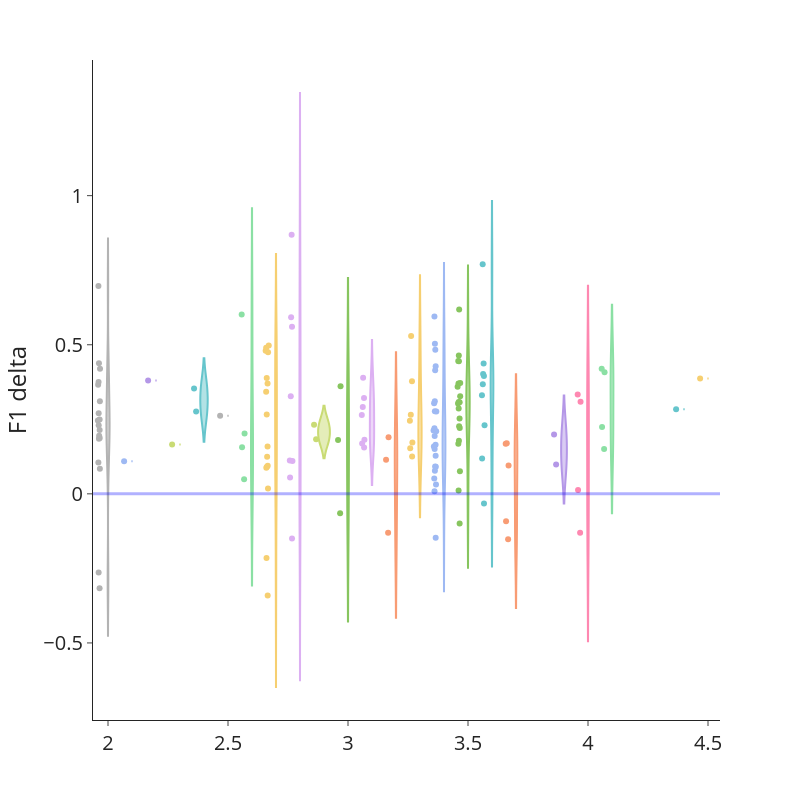

The notebook cell this image was saved under:
### Markdown cell above
#### Plots

### Code cell
import plotly.express as px


fig = px.violin(best_scores, x=traitname, y="progress", points = 'all', color = traitname,color_discrete_sequence= px.colors.qualitative.Pastel)


fig.update_layout(
    template='simple_white',
    width = 800, height=800,
    yaxis_title='F1 delta',
    xaxis_title='',
    font=dict(size=20),
    showlegend=False)
    

fig.add_shape(type="line",
    xref="paper",
    x0=0, y0=0,
    x1=1, y1=0,
    line=dict(
        color="blue",
        width=3,
    ))

fig.show()

### Figure 1 — Plotly figure (JSON) as saved in the notebook; plotly's stock layout.template omitted (floating-point values rounded to 4 significant figures)
{"data": [{"alignmentgroup": "True", "box": {"visible": false}, "hovertemplate": "Troph=%{x}<br>progress=%{y}<extra></extra>", "legendgroup": "3.6", "marker": {"color": "rgb(102, 197, 204)"}, "name": "3.6", "offsetgroup": "3.6", "orientation": "v", "points": "all", "scalegroup": "True", "showlegend": true, "type": "violin", "x": [3.6, 3.6, 3.6, 3.6, 3.6, 3.6, 3.6, 3.6, 3.6], "x0": " ", "xaxis": "x", "y": [0.1182, 0.3304, -0.03249, 0.2298, 0.4023, 0.7702, 0.3674, 0.395, 0.437], "y0": " ", "yaxis": "y"}, {"alignmentgroup": "True", "box": {"visible": false}, "hovertemplate": "Troph=%{x}<br>progress=%{y}<extra></extra>", "legendgroup": "2.7", "marker": {"color": "rgb(246, 207, 113)"}, "name": "2.7", "offsetgroup": "2.7", "orientation": "v", "points": "all", "scalegroup": "True", "showlegend": true, "type": "violin", "x": [2.7, 2.7, 2.7, 2.7, 2.7, 2.7, 2.7, 2.7, 2.7, 2.7, 2.7, 2.7, 2.7, 2.7, 2.7, 2.7], "x0": " ", "xaxis": "x", "y": [0.01767, 0.1587, -0.3407, 0.09092, -0.2153, 0.3698, 0.1241, 0.08786, 0.09394, 0.4975, 0.3422, 0.2659, 0.4802, 0.4745, 0.3889, 0.4903], "y0": " ", "yaxis": "y"}, {"alignmentgroup": "True", "box": {"visible": false}, "hovertemplate": "Troph=%{x}<br>progress=%{y}<extra></extra>", "legendgroup": "3.7", "marker": {"color": "rgb(248, 156, 116)"}, "name": "3.7", "offsetgroup": "3.7", "orientation": "v", "points": "all", "scalegroup": "True", "showlegend": true, "type": "violin", "x": [3.7, 3.7, 3.7, 3.7, 3.7], "x0": " ", "xaxis": "x", "y": [-0.09159, 0.09536, -0.1521, 0.1683, 0.1699], "y0": " ", "yaxis": "y"}, {"alignmentgroup": "True", "box": {"visible": false}, "hovertemplate": "Troph=%{x}<br>progress=%{y}<extra></extra>", "legendgroup": "2.8", "marker": {"color": "rgb(220, 176, 242)"}, "name": "2.8", "offsetgroup": "2.8", "orientation": "v", "points": "all", "scalegroup": "True", "showlegend": true, "type": "violin", "x": [2.8, 2.8, 2.8, 2.8, 2.8, 2.8, 2.8, 2.8], "x0": " ", "xaxis": "x", "y": [0.1105, -0.1499, 0.05521, 0.1117, 0.327, 0.5607, 0.5924, 0.8687], "y0": " ", "yaxis": "y"}, {"alignmentgroup": "True", "box": {"visible": false}, "hovertemplate": "Troph=%{x}<br>progress=%{y}<extra></extra>", "legendgroup": "3.5", "marker": {"color": "rgb(135, 197, 95)"}, "name": "3.5", "offsetgroup": "3.5", "orientation": "v", "points": "all", "scalegroup": "True", "showlegend": true, "type": "violin", "x": [3.5, 3.5, 3.5, 3.5, 3.5, 3.5, 3.5, 3.5, 3.5, 3.5, 3.5, 3.5, 3.5, 3.5, 3.5, 3.5, 3.5, 3.5, 3.5, 3.5], "x0": " ", "xaxis": "x", "y": [0.2525, -0.09987, 0.1682, 0.07582, 0.01113, 0.3073, 0.2862, 0.2265, 0.6178, 0.4454, 0.1783, 0.3084, 0.4638, 0.2207, 0.3593, 0.3273, 0.3028, 0.37, 0.3719, 0.4446], "y0": " ", "yaxis": "y"}, {"alignmentgroup": "True", "box": {"visible": false}, "hovertemplate": "Troph=%{x}<br>progress=%{y}<extra></extra>", "legendgroup": "3.4", "marker": {"color": "rgb(158, 185, 243)"}, "name": "3.4", "offsetgroup": "3.4", "orientation": "v", "points": "all", "scalegroup": "True", "showlegend": true, "type": "violin", "x": [3.4, 3.4, 3.4, 3.4, 3.4, 3.4, 3.4, 3.4, 3.4, 3.4, 3.4, 3.4, 3.4, 3.4, 3.4, 3.4, 3.4, 3.4, 3.4, 3.4, 3.4, 3.4, 3.4, 3.4], "x0": " ", "xaxis": "x", "y": [0.05125, 0.09073, 0.03142, 0.09175, 0.07725, -0.1475, 0.008736, 0.1505, 0.2772, 0.2203, 0.2122, 0.1281, 0.1936, 0.1584, 0.1643, 0.2102, 0.4281, 0.3038, 0.2764, 0.595, 0.3103, 0.4828, 0.5035, 0.4146], "y0": " ", "yaxis": "y"}, {"alignmentgroup": "True", "box": {"visible": false}, "hovertemplate": "Troph=%{x}<br>progress=%{y}<extra></extra>", "legendgroup": "4.0", "marker": {"color": "rgb(254, 136, 177)"}, "name": "4.0", "offsetgroup": "4.0", "orientation": "v", "points": "all", "scalegroup": "True", "showlegend": true, "type": "violin", "x": [4, 4, 4, 4], "x0": " ", "xaxis": "x", "y": [0.01253, -0.1301, 0.3086, 0.3336], "y0": " ", "yaxis": "y"}, {"alignmentgroup": "True", "box": {"visible": false}, "hovertemplate": "Troph=%{x}<br>progress=%{y}<extra></extra>", "legendgroup": "2.9", "marker": {"color": "rgb(201, 219, 116)"}, "name": "2.9", "offsetgroup": "2.9", "orientation": "v", "points": "all", "scalegroup": "True", "showlegend": true, "type": "violin", "x": [2.9, 2.9], "x0": " ", "xaxis": "x", "y": [0.2315, 0.1827], "y0": " ", "yaxis": "y"}, {"alignmentgroup": "True", "box": {"visible": false}, "hovertemplate": "Troph=%{x}<br>progress=%{y}<extra></extra>", "legendgroup": "2.6", "marker": {"color": "rgb(139, 224, 164)"}, "name": "2.6", "offsetgroup": "2.6", "orientation": "v", "points": "all", "scalegroup": "True", "showlegend": true, "type": "violin", "x": [2.6, 2.6, 2.6, 2.6], "x0": " ", "xaxis": "x", "y": [0.2023, 0.1562, 0.04863, 0.6013], "y0": " ", "yaxis": "y"}, {"alignmentgroup": "True", "box": {"visible": false}, "hovertemplate": "Troph=%{x}<br>progress=%{y}<extra></extra>", "legendgroup": "3.9", "marker": {"color": "rgb(180, 151, 231)"}, "name": "3.9", "offsetgroup": "3.9", "orientation": "v", "points": "all", "scalegroup": "True", "showlegend": true, "type": "violin", "x": [3.9, 3.9], "x0": " ", "xaxis": "x", "y": [0.09846, 0.1987], "y0": " ", "yaxis": "y"}, {"alignmentgroup": "True", "box": {"visible": false}, "hovertemplate": "Troph=%{x}<br>progress=%{y}<extra></extra>", "legendgroup": "2.0", "marker": {"color": "rgb(179, 179, 179)"}, "name": "2.0", "offsetgroup": "2.0", "orientation": "v", "points": "all", "scalegroup": "True", "showlegend": true, "type": "violin", "x": [2, 2, 2, 2, 2, 2, 2, 2, 2, 2, 2, 2, 2, 2, 2, 2, 2, 2], "x0": " ", "xaxis": "x", "y": [0.1876, -0.2637, 0.2489, -0.3165, 0.2463, 0.2138, 0.2701, 0.1945, 0.08442, 0.1051, 0.4195, 0.438, 0.3748, 0.1846, 0.2301, 0.3105, 0.697, 0.3656], "y0": " ", "yaxis": "y"}, {"alignmentgroup": "True", "box": {"visible": false}, "hovertemplate": "Troph=%{x}<br>progress=%{y}<extra></extra>", "legendgroup": "2.4", "marker": {"color": "rgb(102, 197, 204)"}, "name": "2.4", "offsetgroup": "2.4", "orientation": "v", "points": "all", "scalegroup": "True", "showlegend": true, "type": "violin", "x": [2.4, 2.4], "x0": " ", "xaxis": "x", "y": [0.3536, 0.2758], "y0": " ", "yaxis": "y"}, {"alignmentgroup": "True", "box": {"visible": false}, "hovertemplate": "Troph=%{x}<br>progress=%{y}<extra></extra>", "legendgroup": "3.3", "marker": {"color": "rgb(246, 207, 113)"}, "name": "3.3", "offsetgroup": "3.3", "orientation": "v", "points": "all", "scalegroup": "True", "showlegend": true, "type": "violin", "x": [3.3, 3.3, 3.3, 3.3, 3.3, 3.3, 3.3], "x0": " ", "xaxis": "x", "y": [0.1252, 0.1533, 0.1726, 0.2452, 0.5291, 0.3776, 0.2653], "y0": " ", "yaxis": "y"}, {"alignmentgroup": "True", "box": {"visible": false}, "hovertemplate": "Troph=%{x}<br>progress=%{y}<extra></extra>", "legendgroup": "3.2", "marker": {"color": "rgb(248, 156, 116)"}, "name": "3.2", "offsetgroup": "3.2", "orientation": "v", "points": "all", "scalegroup": "True", "showlegend": true, "type": "violin", "x": [3.2, 3.2, 3.2], "x0": " ", "xaxis": "x", "y": [-0.1309, 0.1144, 0.1897], "y0": " ", "yaxis": "y"}, {"alignmentgroup": "True", "box": {"visible": false}, "hovertemplate": "Troph=%{x}<br>progress=%{y}<extra></extra>", "legendgroup": "3.1", "marker": {"color": "rgb(220, 176, 242)"}, "name": "3.1", "offsetgroup": "3.1", "orientation": "v", "points": "all", "scalegroup": "True", "showlegend": true, "type": "violin", "x": [3.1, 3.1, 3.1, 3.1, 3.1, 3.1, 3.1], "x0": " ", "xaxis": "x", "y": [0.1686, 0.1558, 0.2912, 0.1817, 0.2643, 0.3896, 0.3213], "y0": " ", "yaxis": "y"}, {"alignmentgroup": "True", "box": {"visible": false}, "hovertemplate": "Troph=%{x}<br>progress=%{y}<extra></extra>", "legendgroup": "3.0", "marker": {"color": "rgb(135, 197, 95)"}, "name": "3.0", "offsetgroup": "3.0", "orientation": "v", "points": "all", "scalegroup": "True", "showlegend": true, "type": "violin", "x": [3, 3, 3], "x0": " ", "xaxis": "x", "y": [-0.06479, 0.1807, 0.3605], "y0": " ", "yaxis": "y"}, {"alignmentgroup": "True", "box": {"visible": false}, "hovertemplate": "Troph=%{x}<br>progress=%{y}<extra></extra>", "legendgroup": "2.1", "marker": {"color": "rgb(158, 185, 243)"}, "name": "2.1", "offsetgroup": "2.1", "orientation": "v", "points": "all", "scalegroup": "True", "showlegend": true, "type": "violin", "x": [2.1], "x0": " ", "xaxis": "x", "y": [0.1095], "y0": " ", "yaxis": "y"}, {"alignmentgroup": "True", "box": {"visible": false}, "hovertemplate": "Troph=%{x}<br>progress=%{y}<extra></extra>", "legendgroup": "2.3", "marker": {"color": "rgb(201, 219, 116)"}, "name": "2.3", "offsetgroup": "2.3", "orientation": "v", "points": "all", "scalegroup": "True", "showlegend": true, "type": "violin", "x": [2.3], "x0": " ", "xaxis": "x", "y": [0.1656], "y0": " ", "yaxis": "y"}, {"alignmentgroup": "True", "box": {"visible": false}, "hovertemplate": "Troph=%{x}<br>progress=%{y}<extra></extra>", "legendgroup": "4.1", "marker": {"color": "rgb(139, 224, 164)"}, "name": "4.1", "offsetgroup": "4.1", "orientation": "v", "points": "all", "scalegroup": "True", "showlegend": true, "type": "violin", "x": [4.1, 4.1, 4.1, 4.1], "x0": " ", "xaxis": "x", "y": [0.1504, 0.2243, 0.4077, 0.4191], "y0": " ", "yaxis": "y"}, {"alignmentgroup": "True", "box": {"visible": false}, "hovertemplate": "Troph=%{x}<br>progress=%{y}<extra></extra>", "legendgroup": "2.2", "marker": {"color": "rgb(180, 151, 231)"}, "name": "2.2", "offsetgroup": "2.2", "orientation": "v", "points": "all", "scalegroup": "True", "showlegend": true, "type": "violin", "x": [2.2], "x0": " ", "xaxis": "x", "y": [0.3803], "y0": " ", "yaxis": "y"}, {"alignmentgroup": "True", "box": {"visible": false}, "hovertemplate": "Troph=%{x}<br>progress=%{y}<extra></extra>", "legendgroup": "2.5", "marker": {"color": "rgb(179, 179, 179)"}, "name": "2.5", "offsetgroup": "2.5", "orientation": "v", "points": "all", "scalegroup": "True", "showlegend": true, "type": "violin", "x": [2.5], "x0": " ", "xaxis": "x", "y": [0.2622], "y0": " ", "yaxis": "y"}, {"alignmentgroup": "True", "box": {"visible": false}, "hovertemplate": "Troph=%{x}<br>progress=%{y}<extra></extra>", "legendgroup": "4.4", "marker": {"color": "rgb(102, 197, 204)"}, "name": "4.4", "offsetgroup": "4.4", "orientation": "v", "points": "all", "scalegroup": "True", "showlegend": true, "type": "violin", "x": [4.4], "x0": " ", "xaxis": "x", "y": [0.2838], "y0": " ", "yaxis": "y"}, {"alignmentgroup": "True", "box": {"visible": false}, "hovertemplate": "Troph=%{x}<br>progress=%{y}<extra></extra>", "legendgroup": "4.5", "marker": {"color": "rgb(246, 207, 113)"}, "name": "4.5", "offsetgroup": "4.5", "orientation": "v", "points": "all", "scalegroup": "True", "showlegend": true, "type": "violin", "x": [4.5], "x0": " ", "xaxis": "x", "y": [0.3866], "y0": " ", "yaxis": "y"}], "layout": {"font": {"size": 20}, "height": 800, "legend": {"title": {"text": "Troph"}, "tracegroupgap": 0}, "margin": {"t": 60}, "shapes": [{"line": {"color": "blue", "width": 3}, "type": "line", "x0": 0, "x1": 1, "xref": "paper", "y0": 0, "y1": 0}], "showlegend": false, "violinmode": "overlay", "width": 800, "xaxis": {"anchor": "y", "categoryarray": [3.6, 2.7, 3.7, 2.8, 3.5, 3.4, 4, 2.9, 2.6, 3.9, 2, 2.4, 3.3, 3.2, 3.1, 3, 2.1, null, 2.3, 4.1, 2.2, 2.5, 4.4, 4.5], "categoryorder": "array", "domain": [0, 1], "title": {"text": ""}}, "yaxis": {"anchor": "x", "domain": [0, 1], "title": {"text": "F1 delta"}}}}
